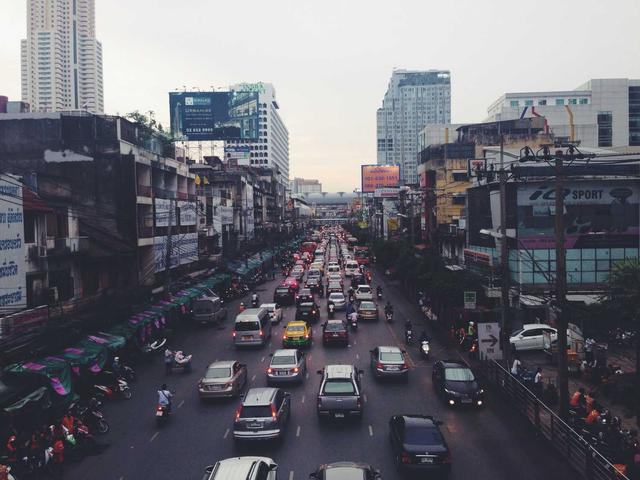
#> input picture 04_hog/images/input_image.jpg, 640 x 480 px
$ python hog_block_normalization.py
#> lines starting #> are read from the running program, lines starting #| are printed output that depends on the picture
"""
HOG Block Normalization Visualization
Detailed visualizations for block normalization step using real images
"""

import os
import numpy as np
import matplotlib.pyplot as plt
from matplotlib.patches import Rectangle
from PIL import Image

SCRIPT_DIR = os.path.dirname(os.path.abspath(__file__))
OUT_DIR = os.path.join(os.path.dirname(SCRIPT_DIR), 'images')
os.makedirs(OUT_DIR, exist_ok=True)


def load_image():
    """Load the input image"""
    image_path = os.path.join(OUT_DIR, "input_image.jpg")
    img = np.array(Image.open(image_path))
#> img is the input picture: shape (480, 640, 3); mean R, G, B 105.6, 105.7, 113.8
    if len(img.shape) == 3:
        gray = 0.299 * img[:, :, 0] + 0.587 * img[:, :, 1] + 0.114 * img[:, :, 2]
    else:
        gray = img.astype(np.float64)
    gray = gray / 255.0
    gray = np.power(np.clip(gray, 1e-8, 1), 0.5)
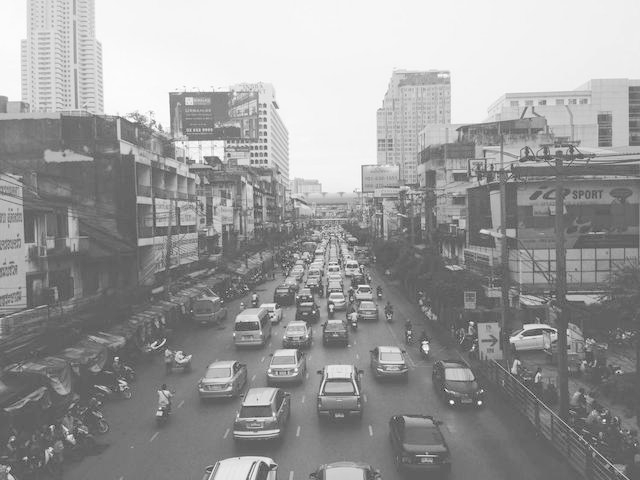
#> gray: shape (480, 640) float64; min 0.0473, max 1, mean 0.609
    return gray, img


def compute_hog_features(gray, cell_size=8, num_bins=9, block_size=2):
    """Compute HOG features"""
    # Gradients
    gx = np.zeros_like(gray)
    gy = np.zeros_like(gray)
    gx[:, 1:-1] = gray[:, 2:] - gray[:, :-2]
    gy[1:-1, :] = gray[2:, :] - gray[:-2, :]
    magnitude = np.sqrt(gx**2 + gy**2)
    direction = np.arctan2(gy, gx) * 180 / np.pi % 180

    h, w = gray.shape
    cells_y = h // cell_size
    cells_x = w // cell_size
    bin_width = 180.0 / num_bins

    # Cell histograms
    histograms = np.zeros((cells_y, cells_x, num_bins))
    for cy in range(cells_y):
        for cx in range(cells_x):
            y_start = cy * cell_size
            x_start = cx * cell_size
            cell_mag = magnitude[y_start:y_start+cell_size, x_start:x_start+cell_size]
            cell_dir = direction[y_start:y_start+cell_size, x_start:x_start+cell_size]

            for py in range(cell_size):
                for px in range(cell_size):
                    mag = cell_mag[py, px]
                    angle = cell_dir[py, px]
                    bin_idx = angle / bin_width
                    lower_bin = int(bin_idx) % num_bins
                    upper_bin = (lower_bin + 1) % num_bins
                    upper_weight = bin_idx - int(bin_idx)
                    lower_weight = 1 - upper_weight
                    histograms[cy, cx, lower_bin] += mag * lower_weight
                    histograms[cy, cx, upper_bin] += mag * upper_weight

    # Block normalization
    blocks_y = cells_y - block_size + 1
    blocks_x = cells_x - block_size + 1
    block_features = []

    eps = 1e-6
    for by in range(blocks_y):
        for bx in range(blocks_x):
            block = histograms[by:by+block_size, bx:bx+block_size, :].flatten()
            norm = np.sqrt(np.sum(block**2) + eps**2)
            block_features.append(block / norm)

    return histograms, np.array(block_features), (blocks_y, blocks_x)


def create_block_layout_visual():
    """Visualize how blocks are formed from cells with overlap"""
    gray, original_rgb = load_image()

    cell_size = 8
    h, w = gray.shape
    cells_y = h // cell_size
    cells_x = w // cell_size
    blocks_y = cells_y - 1
    blocks_x = cells_x - 1

    fig, axes = plt.subplots(1, 3, figsize=(18, 6))

    # Panel 1: Cell grid on image
    ax = axes[0]
    ax.imshow(gray, cmap='gray')
    for cy in range(cells_y + 1):
        ax.axhline(y=cy * cell_size, color='lime', linewidth=0.5, alpha=0.7)
    for cx in range(cells_x + 1):
        ax.axvline(x=cx * cell_size, color='lime', linewidth=0.5, alpha=0.7)

    # Highlight some blocks
    colors = ['red', 'blue', 'green', 'orange']
    block_positions = [(0, 0), (1, 0), (0, 1), (1, 1)]
    for (bx, by), color in zip(block_positions, colors):
        rect = Rectangle((bx * cell_size, by * cell_size), cell_size * 2, cell_size * 2,
                         fill=False, edgecolor=color, linewidth=3)
        ax.add_patch(rect)

    ax.set_title(f'Cell Grid ({cells_x}×{cells_y} cells)\nwith Example Blocks (colored rectangles)',
                fontsize=11, fontweight='bold')
    ax.axis('off')

    # Panel 2: Block overlap detail
    ax = axes[1]
    ax.set_xlim(0, 10)
    ax.set_ylim(0, 8)
    ax.axis('off')

    # Draw 4 cells
    cell_positions = [(1, 4), (3, 4), (1, 2), (3, 2)]
    cell_labels = ['C(0,0)', 'C(1,0)', 'C(0,1)', 'C(1,1)']

    for (x, y), label in zip(cell_positions, cell_labels):
        rect = Rectangle((x, y), 1.8, 1.8, facecolor='lightgray', edgecolor='black', linewidth=1)
        ax.add_patch(rect)
        ax.text(x + 0.9, y + 0.9, label, ha='center', va='center', fontsize=10, fontweight='bold')

    # Block 1 (red)
    rect = Rectangle((1, 2), 3.8, 3.8, facecolor='none', edgecolor='red', linewidth=3)
    ax.add_patch(rect)
    ax.text(2.9, 6.2, 'Block 1', ha='center', fontsize=11, color='red', fontweight='bold')

    # Block 2 (blue) - overlapping
    rect = Rectangle((3, 2), 3.8, 3.8, facecolor='none', edgecolor='blue', linewidth=3, linestyle='--')
    ax.add_patch(rect)
    ax.text(5.1, 6.5, 'Block 2', ha='center', fontsize=11, color='blue', fontweight='bold')

    # Draw extra cells for block 2
    for x, y in [(5, 4), (5, 2)]:
        rect = Rectangle((x, y), 1.8, 1.8, facecolor='lightblue', edgecolor='black', linewidth=1, alpha=0.5)
        ax.add_patch(rect)

    # Overlap highlight
    rect = Rectangle((3, 2), 1.8, 3.8, facecolor='purple', alpha=0.3, edgecolor='none')
    ax.add_patch(rect)
    ax.text(3.9, 0.8, '50% Overlap\n(shared cells)', ha='center', fontsize=10, color='purple', fontweight='bold')

    ax.set_title('Block Overlap Diagram\n(stride = 1 cell = 50% overlap)', fontsize=11, fontweight='bold')

    # Panel 3: Statistics
    ax = axes[2]
    ax.axis('off')

    stats_text = f"""
    Block Layout Statistics
    ━━━━━━━━━━━━━━━━━━━━━━━

    Image size:     {w} × {h} pixels
    Cell size:      {cell_size} × {cell_size} pixels

    Number of cells:
      cells_x = {w} ÷ {cell_size} = {cells_x}
      cells_y = {h} ÷ {cell_size} = {cells_y}
      Total = {cells_x * cells_y} cells

    Block size:     2 × 2 cells
    Block stride:   1 cell (50% overlap)

    Number of blocks:
      blocks_x = {cells_x} - 1 = {blocks_x}
      blocks_y = {cells_y} - 1 = {blocks_y}
      Total = {blocks_x * blocks_y} blocks

    Values per block: 4 cells × 9 bins = 36

    HOG Descriptor: {blocks_x * blocks_y} × 36 = {blocks_x * blocks_y * 36}-D
    """
    ax.text(0.1, 0.5, stats_text, fontsize=11, family='monospace', va='center',
            transform=ax.transAxes, bbox=dict(facecolor='lightyellow', edgecolor='orange', linewidth=2))
    ax.set_title('Block Layout Statistics', fontsize=11, fontweight='bold')

    plt.suptitle('HOG Step 4: Block Layout and Overlap', fontsize=14, fontweight='bold')
    plt.tight_layout()
    plt.savefig(os.path.join(OUT_DIR, 'hog_block_layout.png'), dpi=150, bbox_inches='tight', facecolor='white')
    plt.close()
    print("Saved: hog_block_layout.png")


def create_normalization_example():
    """Show L2 normalization with real block vector"""
    gray, _ = load_image()
    histograms, block_features, block_shape = compute_hog_features(gray)
#> in compute_hog_features, `gy[1:-1, :] = gray[2:, :] - gray[:-2, :]`:
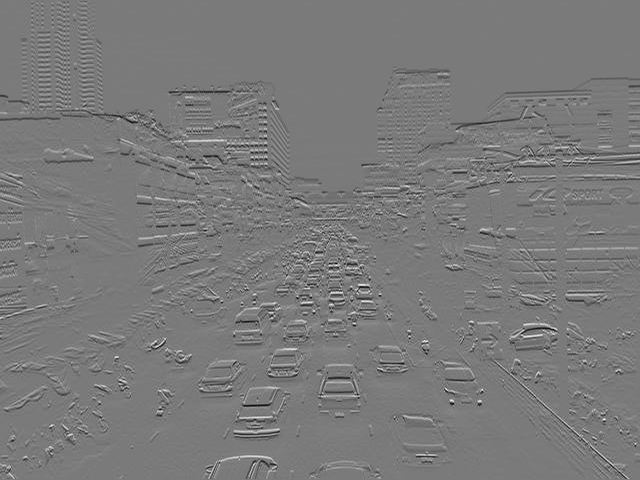
#> gy: shape (480, 640) float64; min -0.673, max 0.725, mean -0.00187; drawn with min black and max white
#> in compute_hog_features, `direction = np.arctan2(gy, gx) * 180 / np.pi % 180`:
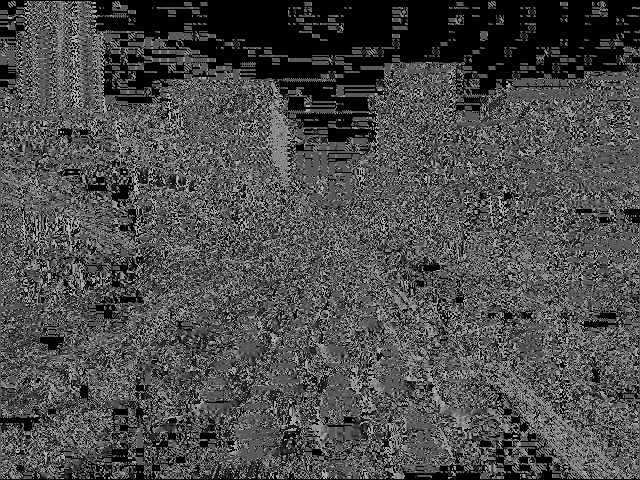
#> direction: shape (480, 640) float64; min 0, max 180, mean 75.1
#> after the loop in compute_hog_features, `for by in range(blocks_y):`: block_features = 4661 items
#> block_shape = (59, 79)

    blocks_y, blocks_x = block_shape
#> blocks_y = 59; blocks_x = 79

    # Get a block from the center
    block_idx = (blocks_y // 2) * blocks_x + (blocks_x // 2)
#> block_idx = 2330

    # Also get the raw (un-normalized) block
    by = block_idx // blocks_x
#> by = 29
    bx = block_idx % blocks_x
#> bx = 39
    block_raw = histograms[by:by+2, bx:bx+2, :].flatten()
#> block_raw = 36 values, max 2.6 at index 23, min 0.194 at index 18, mean 1.25
    block_normalized = block_features[block_idx]
#> block_normalized = 36 values, max 0.314 at index 23, min 0.0234 at index 18, mean 0.151

    l2_norm = np.sqrt(np.sum(block_raw**2) + 1e-12)
#> l2_norm = 8.28

    fig, axes = plt.subplots(1, 3, figsize=(16, 5))

    # Panel 1: Raw block vector
    ax = axes[0]
    colors = plt.cm.tab10(np.repeat(np.arange(4), 9) / 4)
    ax.bar(range(36), block_raw, color=colors, edgecolor='none', width=0.8)
    for i in range(1, 4):
        ax.axvline(x=i*9 - 0.5, color='black', linestyle='--', linewidth=1)
    ax.set_xlabel('Feature Index', fontsize=11)
    ax.set_ylabel('Value', fontsize=11)
    ax.set_title('Raw Block Vector (36 values)\nBefore Normalization', fontsize=12, fontweight='bold')
    ax.set_xlim(-1, 36)

    for i in range(4):
        ax.text(i*9 + 4, ax.get_ylim()[1] * 0.95, f'Cell {i}', ha='center', fontsize=9, fontweight='bold')

    ax.text(18, ax.get_ylim()[1] * 0.7, f'||v||₂ = {l2_norm:.3f}',
           fontsize=10, ha='center', bbox=dict(facecolor='white', edgecolor='gray'))

    # Panel 2: Normalization formula
    ax = axes[1]
    ax.axis('off')
    ax.set_xlim(0, 10)
    ax.set_ylim(0, 10)

    ax.text(5, 8.5, 'L2 Normalization', fontsize=14, ha='center', fontweight='bold')

    ax.text(5, 7, r'$v_{norm} = \frac{v}{\sqrt{||v||_2^2 + \epsilon^2}}$', fontsize=16, ha='center')

    ax.text(5, 5.5, f'Calculation:', fontsize=12, ha='center', fontweight='bold')
    ax.text(5, 4.5, r'$||v||_2 = \sqrt{\sum_{i=1}^{36} v_i^2}$' + f' = {l2_norm:.4f}', fontsize=12, ha='center')
    ax.text(5, 3.5, r'$\epsilon$' + f' = 1e-6 (numerical stability)', fontsize=11, ha='center')

    ax.text(5, 2, 'Effect:', fontsize=12, ha='center', fontweight='bold')
    ax.text(5, 1, 'Normalizes to unit length\n→ Illumination invariant', fontsize=11, ha='center')

    ax.set_title('L2 Normalization Formula', fontsize=12, fontweight='bold')

    # Panel 3: Normalized block vector
    ax = axes[2]
    ax.bar(range(36), block_normalized, color=colors, edgecolor='none', width=0.8)
    for i in range(1, 4):
        ax.axvline(x=i*9 - 0.5, color='black', linestyle='--', linewidth=1)
    ax.set_xlabel('Feature Index', fontsize=11)
    ax.set_ylabel('Normalized Value', fontsize=11)
    ax.set_title('Normalized Block Vector\nAfter L2 Normalization', fontsize=12, fontweight='bold')
    ax.set_xlim(-1, 36)

    for i in range(4):
        ax.text(i*9 + 4, ax.get_ylim()[1] * 0.95, f'Cell {i}', ha='center', fontsize=9, fontweight='bold')

    new_norm = np.sqrt(np.sum(block_normalized**2))
#> new_norm = 1
    ax.text(18, ax.get_ylim()[1] * 0.7, f'||v||₂ ≈ {new_norm:.3f}',
           fontsize=10, ha='center', bbox=dict(facecolor='white', edgecolor='gray'))

    plt.suptitle('HOG Block Normalization: Real Example from Image', fontsize=14, fontweight='bold')
    plt.tight_layout()
    plt.savefig(os.path.join(OUT_DIR, 'hog_normalization_example.png'), dpi=150, bbox_inches='tight', facecolor='white')
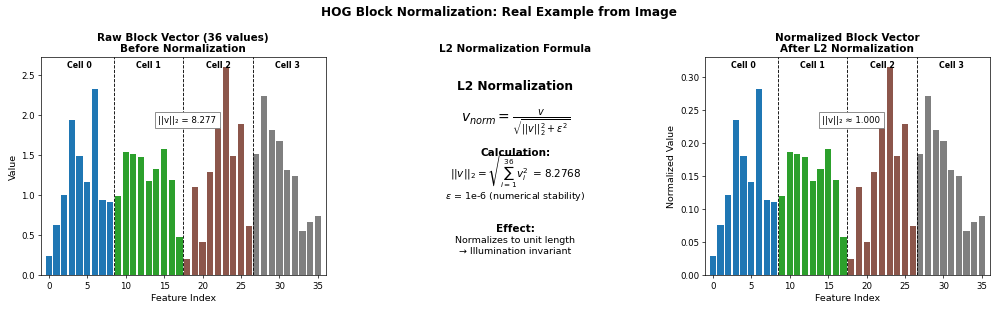
#> figure drawn by matplotlib, 2 panels; panel 1: tallest bar 2.6 high, from x = 22.6 to 23.4; panel 2: tallest bar 0.314 high, from x = 22.6 to 23.4
    plt.close()
    print("Saved: hog_normalization_example.png")


def create_illumination_invariance_visual():
    """Show how normalization provides illumination invariance"""
    gray, _ = load_image()

    # Create bright and dark versions
    gray_dark = gray * 0.5
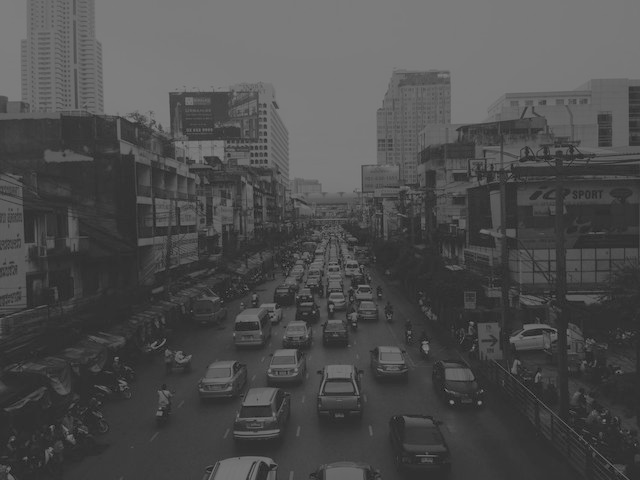
#> gray_dark: shape (480, 640) float64; min 0.0236, max 0.5, mean 0.305
    gray_bright = np.clip(gray * 1.5, 0, 1)
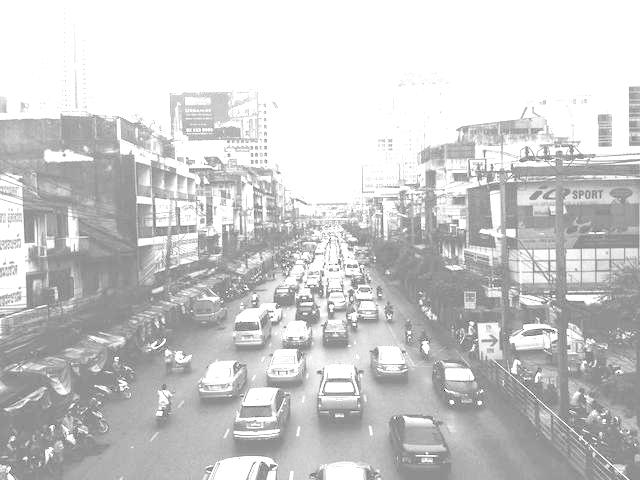
#> gray_bright: shape (480, 640) float64; min 0.0709, max 1, mean 0.803

    # Extract same cell from both
    cell_size = 8
    cy, cx = gray.shape[0] // (2 * cell_size), gray.shape[1] // (2 * cell_size)
    y_start = cy * cell_size
    x_start = cx * cell_size

    def get_cell_histogram(img, y_start, x_start, cell_size=8):
#> called with y_start = 240, x_start = 320, cell_size = 8
        gx = np.zeros_like(img)
        gy = np.zeros_like(img)
        gx[:, 1:-1] = img[:, 2:] - img[:, :-2]
        gy[1:-1, :] = img[2:, :] - img[:-2, :]
        magnitude = np.sqrt(gx**2 + gy**2)
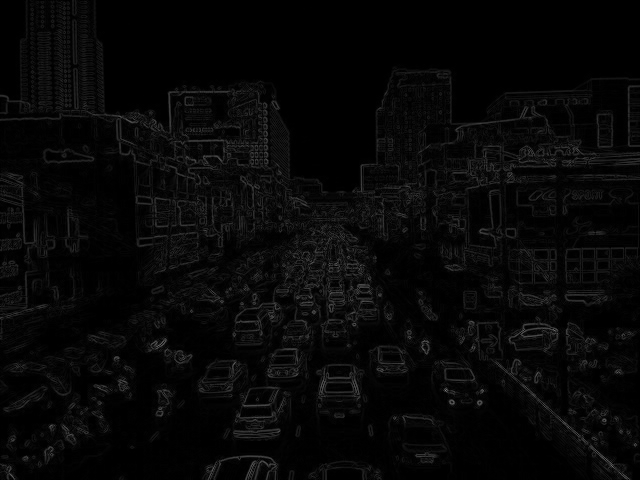
#> magnitude: shape (480, 640) float64; min 0, max 0.511, mean 0.0299
        direction = np.arctan2(gy, gx) * 180 / np.pi % 180

        cell_mag = magnitude[y_start:y_start+cell_size, x_start:x_start+cell_size]
        cell_dir = direction[y_start:y_start+cell_size, x_start:x_start+cell_size]

        histogram = np.zeros(9)
        bin_width = 20
        for py in range(cell_size):
            for px in range(cell_size):
                mag = cell_mag[py, px]
                angle = cell_dir[py, px]
                bin_idx = angle / bin_width
                lower_bin = int(bin_idx) % 9
                upper_bin = (lower_bin + 1) % 9
                upper_weight = bin_idx - int(bin_idx)
                lower_weight = 1 - upper_weight
                histogram[lower_bin] += mag * lower_weight
                histogram[upper_bin] += mag * upper_weight
#> after the loop, histogram = [0.757, 1.12, 0.907, 0.841, 0.66, 0.619, 0.275, 0.333, 0.37]
#> (the rest of the program and of its run is left out)
